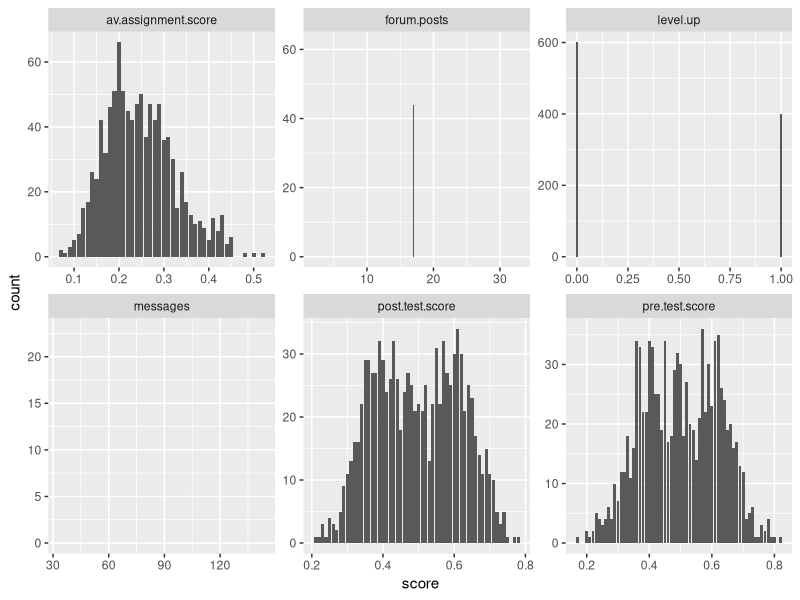

Recreate this plot in R. (Note: this script raises an error after producing the figure.)
## ---- chunk 1
D1<-read.csv("online.data.csv")
## ---- chunk 2
#Start by creating histograms of the distributions for all variables (#HINT: look up "facet" in the ggplot documentation)
library(ggplot2)
library(tidyr)
library(dplyr)
D2 <- D1
D2$level.up <- ifelse(D1$level.up =="yes",1,0)
D3 <- gather(D2,"measure","score",2:7)
p <- ggplot(D3,aes(score)) +
  facet_wrap(~measure,scales = "free") +
  geom_histogram(stat = "count")
#Then visualize the relationships between variables
pairs(D1)
#Try to capture an intution about the data and the relationships

## ---- chunk 3
#Create a classification tree that predicts whether a student "levels up" in the online course using three variables of your choice (As we did last time, set all controls to their minimums)
library(rpart)
c.tree1 <- rpart(level.up~forum.posts + pre.test.score,method = "class", data = D1,control = rpart.control(minsplit = 1,minbucket = 1,cp = 0.001))
#Plot and generate a CP table for your tree 
printcp(c.tree1)
plot(c.tree1)
#Generate a probability value that represents the probability that a student levels up based your classification tree 
D1$pred <- predict(c.tree1, type = "prob")[,2]

#Last class we used type = "class" which predicted the classification for us, this time we are using type = "prob" to see the probability that our classififcation is based on.
## ---- chunk 4

library(ROCR)

#Plot the curve
pred.detail <- prediction(D1$pred, D1$level.up) 
plot(performance(pred.detail, "tpr", "fpr"))
abline(0, 1, lty = 2)

#Calculate the Area Under the Curve
unlist(slot(performance(pred.detail,"auc"), "y.values"))#Unlist liberates the AUC value from the "performance" object created by ROCR

#Now repeat this process, but using the variables you did not use for the previous model and compare the plots & results of your two models. Which one do you think was the better model? Why?
pred.detail2 <- prediction(D1$messages, D1$level.up) 
plot(performance(pred.detail2, "tpr", "fpr"))
abline(0, 1, lty = 2)
unlist(slot(performance(pred.detail2,"auc"), "y.values"))
#The first model is better. When the True positive rate equals to 0.8, under the first model, the False positive rate is around 0.08, but under the second model, the False positive rate is 0.2, which is larger than the rate under the first model. Same situation for other values of True positive rates. 
## ---- chunk 5
#Look at the ROC plot for your first model. Based on this plot choose a probability threshold that balances capturing the most correct predictions against false positives. Then generate a new variable in your data set that classifies each student according to your chosen threshold.

D1$threshold.pred1 <- ifelse(D1$pred >= 0.6,1,0)
D1$truepos.model1 <- ifelse(D1$level.up == "yes" & D1$threshold.pred1 == "yes", 1, 0)
D1$falsepos.model1 <- ifelse(D1$level.up == "no" & D1$threshold.pred1 == "yes", 1,0)
D1$falseneg.model1 <- ifelse(D1$level.up == "yes" & D1$threshold.pred1 == "no", 1,0)
#Now generate three diagnostics:

D1$accuracy.model1 <- mean(ifelse(D1$level.up==D1$threshold.pred1,1,0))

D1$precision.model1 <- sum(D1$truepos.model1)/(sum(D1$truepos.model1) 
                                                 + sum(D1$falsepos.model1))

D1$recall.model1 <- sum(D1$truepos.model1)/(sum(D1$truepos.model1) + sum(D1$falseneg.model1))

#Finally, calculate Kappa for your model according to:

#First generate the table of comparisons
table1 <- table(D1$level.up, D1$threshold.pred1)

#Convert to matrix
matrix1 <- as.matrix(table1)

#Calculate kappa
kappa(matrix1, exact = TRUE)/kappa(matrix1)

#Now choose a different threshold value and repeat these diagnostics. What conclusions can you draw about your two thresholds?
D1$threshold.pred2 <- ifelse(D1$pred >= 0.9,1,0)
D1$truepos.model2 <- ifelse(D1$level.up == "yes" & D1$threshold.pred2 == "yes", 1, 0)
D1$falsepos.model2 <- ifelse(D1$level.up == "no" & D1$threshold.pred2 == "yes", 1,0)
D1$falseneg.model2 <- ifelse(D1$level.up == "yes" & D1$threshold.pred2 == "no", 1,0)
#Now generate three diagnostics:
D1$accuracy.model2 <- mean(ifelse(D1$level.up==D1$threshold.pred2,1,0))

D1$precision.model2 <- sum(D1$truepos.model2)/(sum(D1$truepos.model2) 
                                                 + sum(D1$falsepos.model2))

D1$recall.model2 <- sum(D1$truepos.model2)/(sum(D1$truepos.model2) + sum(D1$falseneg.model2))
#Finally, calculate Kappa for your model according to:

#First generate the table of comparisons
table2 <- table(D1$level.up, D1$threshold.pred2)

#Convert to matrix
matrix2 <- as.matrix(table2)

#Calculate kappa
kappa(matrix2, exact = TRUE)/kappa(matrix2)

#When I choose higher threshold value and repeat these diagnostics, I found that the kappac value is higher.
